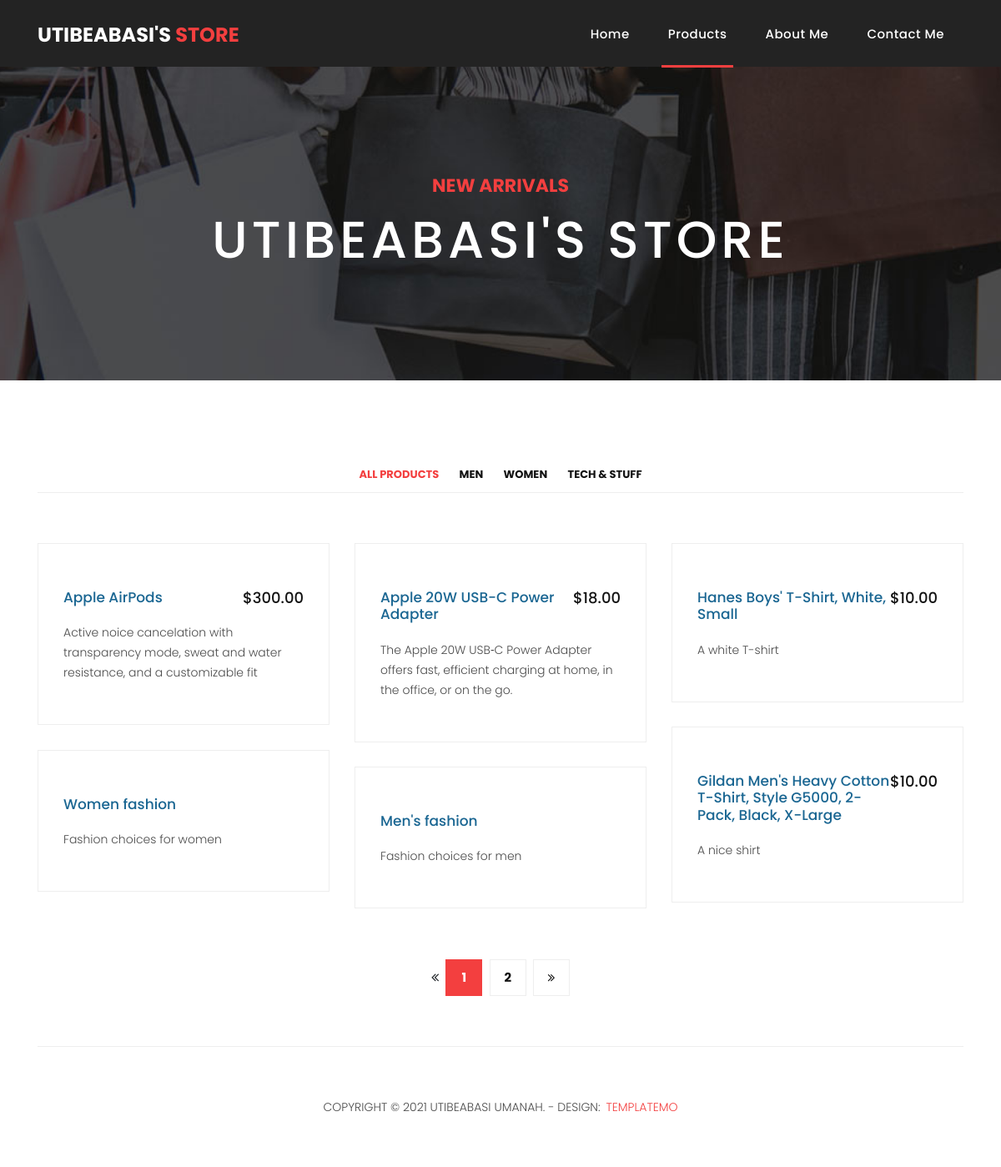
Screenshot of /products/ with the database file from the repository.
### frontend/models.py (models this page shows, shortened)
class Product(models.Model):
    name = models.CharField(max_length=500)
    link = models.URLField()
    image = models.URLField()
    description = models.TextField()
    price = models.DecimalField(blank=True, decimal_places=2, max_digits=500)
    tag = models.CharField(
        max_length=4,
        choices=[
        ('des', 'Men'), ('dev', 'Women'), ('gra', 'Tech & stuff')
    ])

### frontend/views.py (the view)
# urls.py: path('products/', views.products, name='products'),
def products(request):
    products_list = Product.objects.all()
    page = request.GET.get('page', 1)
    paginator = Paginator(products_list, 6)
    try:
        products = paginator.page(page)
    except PageNotAnInteger:
        products = paginator.page(1)
    except EmptyPage:
        products = paginator.page(paginator.num_pages)
    return render(request, 'frontend/products.html', {'products': products})

### templates/frontend/products.html (shortened to what this page needs)
{%extends 'frontend/base.html'%}
{%block nav%}<ul class="navbar-nav ml-auto">
  <li class="nav-item">
    <a class="nav-link" href="{%url 'home'%}">Home
    </a>
  </li>
  <li class="nav-item">
    <a class="nav-link active" href="{%url 'products'%}">Products</a>
  </li>
  <li class="nav-item">
    <a class="nav-link" href="{%url 'about'%}">About Me</a>
  </li>
  <li class="nav-item">
    <a class="nav-link" href="{%url 'contact'%}"">Contact Me</a>
    </li>
  </ul>{%endblock%}
    {%block content%}
    {%load static%}
    <div class=" page-heading products-heading header-text">
      <div class="container">
        <div class="row">
          <div class="col-md-12">
            <div class="text-content">
              <h4>new arrivals</h4>
              <h2>Utibeabasi's store</h2>
            </div>
          </div>
        </div>
      </div>
      </div>
      <div class="products">
        <div class="container">
          <div class="row">
            <div class="col-md-12">
              <div class="filters">
                <ul>
                  <li class="active" data-filter="*">All Products</li>
                  <li data-filter=".des">Men</li>
                  <li data-filter=".dev">Women</li>
                  <li data-filter=".gra">Tech & stuff</li>
                </ul>
              </div>
            </div>
            <div class="col-md-12">
              <div class="filters-content">
                <div class="row grid">
                  {%for product in products%}
                  <div class="col-lg-4 col-md-4 all {{product.tag}}">
                    <div class="product-item">
                      <div class="down-content">
                        <div class="d-block p-0 col-10 text-left"> <a href="{{product.link}}">
                          <h4>{{product.name}}</h4>
                        </a></div>
                        {%if product.price > 1 %}<h6>${{product.price}}</h6>{%endif%}
                        <p>{{product.description}}</p>
                      </div>
                    </div>
                  </div>
                  {%endfor%}
                </div>
              </div>
            </div>
            <div class="col-md-12">
              <ul class="pages">
                {% if products.has_previous %}
                <li><a href="?page={{ products.previous_page_number }}"><i class="fa fa-angle-double-left"></i></a></li>
                {% else %}
                <li class="disabled"><i class="fa fa-angle-double-left"></i></li>
                {% endif %}
                {% for i in products.paginator.page_range %}
                {% if products.number == i %}
                <li class="active"><a href="?page={{i}}">{{i}}</a></li>
                {% else %}
                <li><a href="?page={{i}}">{{i}}</a></li>
                {% endif %}
                {% endfor %}
                {% if products.has_next %}
                <li><a href="?page={{ products.next_page_number }}"><i class="fa fa-angle-double-right"></i></a></li>
                {% else %}
                <li class="disabled"><i
                      class="fa fa-angle-double-right"></i></li>
                {% endif %}
              </ul>
            </div>
          </div>
        </div>
      </div>
      {%endblock content%}

### static/assets/css/templatemo-sixteen.css (style rules this page uses)
body { font-family: 'Poppins', sans-serif; overflow-x: hidden; text-rendering: optimizeLegibility; -webkit-font-smoothing: antialiased; -moz-osx-font-smoothing: grayscale; }
p { margin-bottom: 0px; font-size: 14px; font-weight: 300; color: #4a4a4a; line-height: 24px; }
a { text-decoration: none!important; }
ul { padding: 0; margin: 0; list-style: none; }
h1,h2,h3,h4,h5,h6 { margin: 0px; }
.products-heading { background-image: url(../images/products-heading.jpg); }
.page-heading { padding: 210px 0px 130px 0px; text-align: center; background-position: center center; background-repeat: no-repeat; background-size: cover; }
.page-heading .text-content h4 { color: #f33f3f; font-size: 22px; text-transform: uppercase; font-weight: 700; margin-bottom: 15px; }
.page-heading .text-content h2 { color: #fff; font-size: 62px; text-transform: uppercase; letter-spacing: 5px; }
.navbar .navbar-nav .nav-item { margin: 0px 15px; }
.navbar .navbar-nav a.nav-link { text-transform: capitalize; font-size: 15px; font-weight: 500; letter-spacing: 0.5px; color: #fff; transition: all 0.5s; margin-top: 5px; }
.navbar .navbar-nav .nav-link:hover, .navbar .navbar-nav .active>.nav-link, .navbar .navbar-nav .nav-link.active, .navbar .navbar-nav .nav-link.show, .navbar .navbar-nav .show>.nav-link { color: #fff; padding-bottom: 25px; border-bottom: 3px solid #f33f3f; }
.product-item { border: 1px solid #eee; margin-bottom: 30px; }
.product-item .down-content { padding: 30px; position: relative; }
.product-item .down-content h4 { font-size: 17px; color: #1a6692; margin-bottom: 20px; }
.product-item .down-content h6 { position: absolute; top: 30px; right: 30px; font-size: 18px; color: #121212; }
.product-item .down-content p { margin-bottom: 20px; }
.products { margin-top: 100px; }
.products .filters { text-align: center; border-bottom: 1px solid #eee; padding-bottom: 10px; margin-bottom: 60px; }
.products .filters li { text-transform: uppercase; font-size: 13px; font-weight: 700; color: #121212; display: inline-block; margin: 0px 10px; transition: all .3s; cursor: pointer; }
.products .filters ul li.active, .products .filters ul li:hover { color: #f33f3f; }
.products ul.pages { margin-top: 30px; text-align: center; }
.products ul.pages li { display: inline-block; margin: 0px 2px; }
.products ul.pages li a { width: 44px; height: 44px; display: inline-block; line-height: 42px; border: 1px solid #eee; font-size: 15px; font-weight: 700; color: #121212; transition: all .3s; }
.products ul.pages li a:hover, .products ul.pages li.active a { background-color: #f33f3f; border-color: #f33f3f; color: #fff; }

### rows the page displays
Product: name "Apple AirPods", price "300.00", description "Active noice cancelation with transparency mode, sweat and water resistance, and a customizable fit"
Product: name "Apple 20W USB-C Power Adapter", price "18.00", description "The Apple 20W USB‑C Power Adapter offers fast, efficient charging at home, in the office, or on the go."
Product: name "Hanes Boys' T-Shirt, White, Small", price "10.00", description "A white T-shirt"
Product: name "Gildan Men's Heavy Cotton T-Shirt, Style G5000, 2-Pack, Black, X-Large", price "10.00", description "A nice shirt"
Product: name "Women fashion", description "Fashion choices for women"
Product: name "Men's fashion", description "Fashion choices for men"

### other values shown
{{ i }} "1"
{{ i }} "2"
